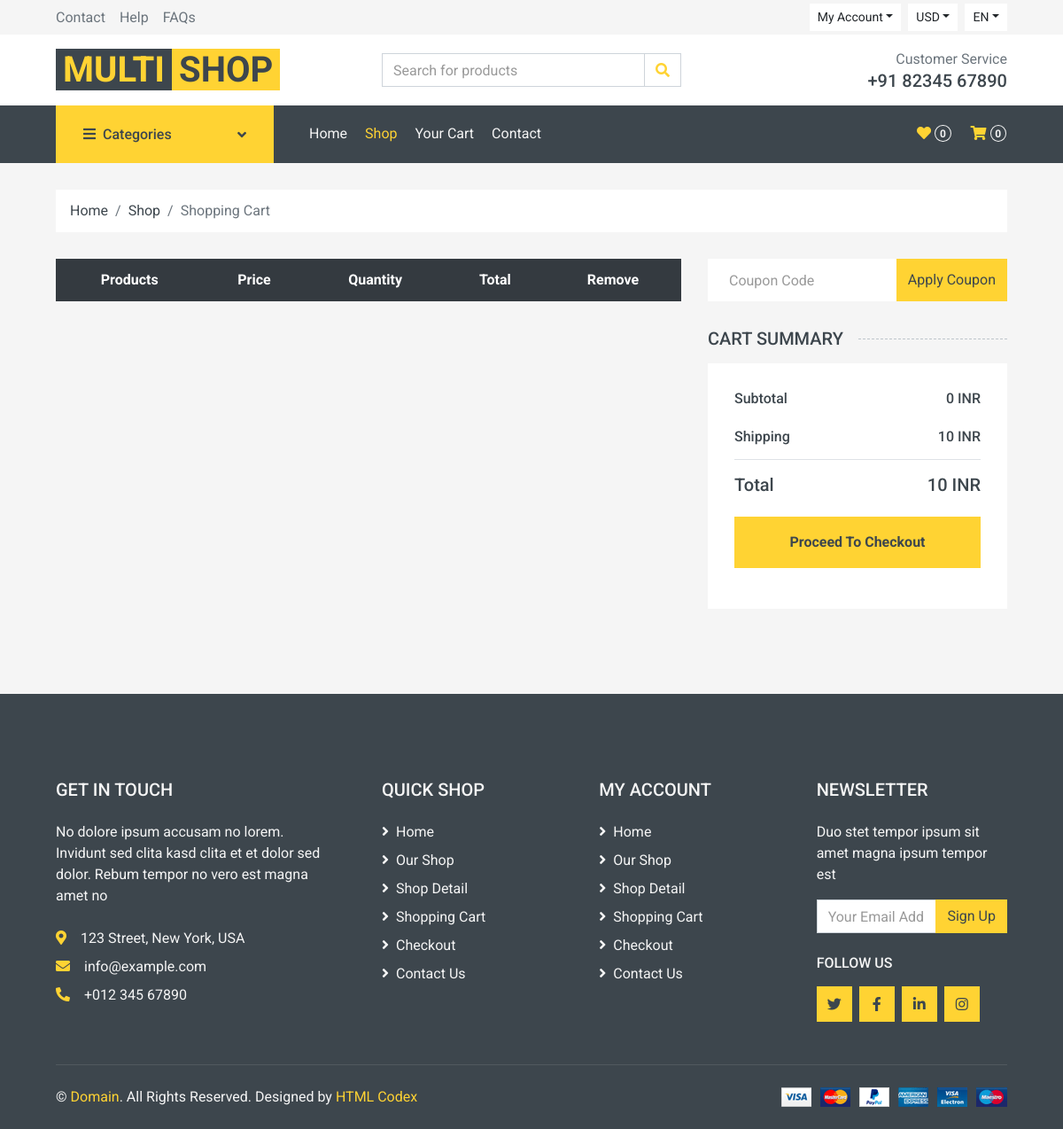
The app's page /cart/ (signed in), older data.
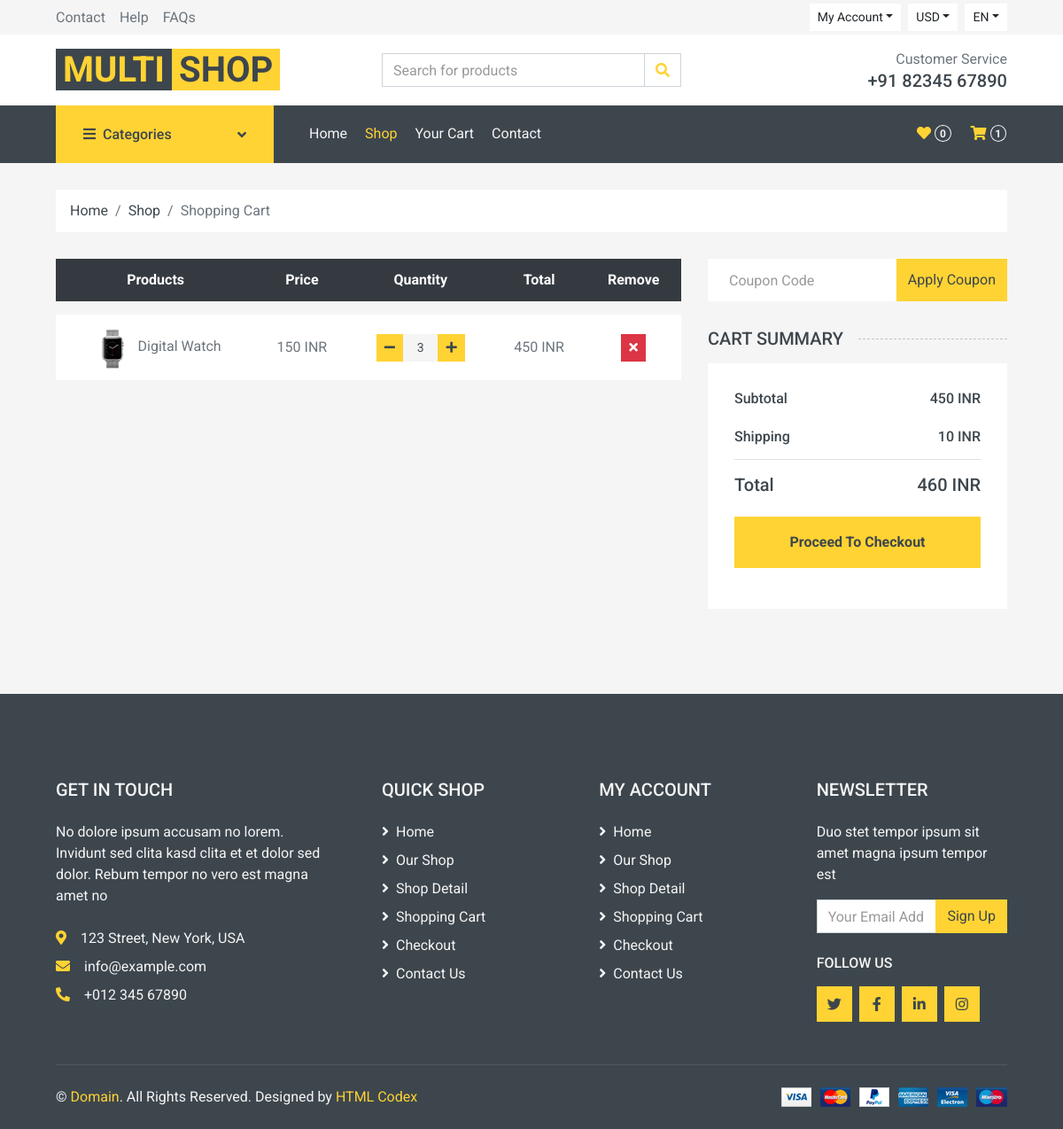
The same page, newer data.
### new/models.py (models this page shows, shortened)
class CartItem(models.Model):
    user = models.ForeignKey(User, on_delete=models.CASCADE)
    product = models.ForeignKey(Product, on_delete=models.CASCADE)
    quantity = models.PositiveIntegerField(default=1)
    added_at = models.DateTimeField(auto_now_add=True)
    @property
    def total_price(self):
        return self.product.price * self.quantity

class Product(models.Model):
    category = models.ForeignKey(Category, on_delete=models.CASCADE, null=False, default='')
    image = models.ImageField(upload_to='ecommerce/ping')
    name = models.CharField(max_length=100)
    price = models.IntegerField()
    date = models.DateField(auto_now_add=True)

### new/views.py (the view)
# urls.py: path('cart/', views.cart, name='cart'),
@login_required
def cart(request):
    cart_items = CartItem.objects.filter(user=request.user)
    total = sum(item.total_price for item in cart_items)
    context = {
        'cart_items': cart_items,
        'total': total
    }
    return render(request, 'cart.html', context)

### new/context_processors.py (called while the page is built)
def cart_items_count(request):
    if request.user.is_authenticated:
        cart_items_count = CartItem.objects.filter(user=request.user).count()
    else:
        cart_items_count = 0
    return {'cart_items_count': cart_items_count}

### templates/cart.html (shortened to what the changed rows need)
{% extends "base.html" %}
{% block body %}
    <div class="container-fluid">
        <div class="row px-xl-5">
            <div class="col-lg-8 table-responsive mb-5">
                <table class="table table-light table-borderless table-hover text-center mb-0">
                    <thead class="thead-dark">
                        <tr>
                            <th>Products</th>
                            <th>Price</th>
                            <th>Quantity</th>
                            <th>Total</th>
                            <th>Remove</th>
                        </tr>
                    </thead>
                    <tbody class="align-middle">
                        {% for item in cart_items %}
                        <tr>
                            <td class="align-middle">
                                <img src="{{item.product.image.url}}" alt="" style="width: 50px;">
                                {{ item.product.name }}
                            </td>
                            <td class="align-middle">{{ item.product.price }} INR</td>
                            <td class="align-middle">
                                <form action="{% url 'update_cart' item.id %}" method="POST" class="input-group quantity mx-auto" style="width: 100px;">
                                    <div class="input-group-btn">
                                        <button type="button" class="btn btn-sm btn-primary btn-minus">
                                            <i class="fa fa-minus"></i>
                                        </button>
                                    </div>
                                    <input type="text" class="form-control form-control-sm bg-secondary border-0 text-center" name="quantity" value="{{ item.quantity }}">
                                    <div class="input-group-btn">
                                        <button type="button" class="btn btn-sm btn-primary btn-plus">
                                            <i class="fa fa-plus"></i>
                                        </button>
                                    </div>
                                </form>
                            </td>
                            <td class="align-middle">{{ item.total_price }} INR</td>
                            <td class="align-middle">
                                <form action="{% url 'remove_from_cart' item.id %}" method="POST">
                                    <button type="submit" class="btn btn-sm btn-danger">
                                        <i class="fa fa-times"></i>
                                    </button>
                                </form>
                            </td>
                        </tr>
                        {% endfor %}
                    </tbody>
                </table>
            </div>
            <div class="col-lg-4">
                <div class="bg-light p-30 mb-5">
                    <div class="border-bottom pb-2">
                        <div class="d-flex justify-content-between mb-3">
                            <h6>Subtotal</h6>
                            <h6>{{ total }} INR</h6>
                        </div>
                    </div>
                    <div class="pt-2">
                        <div class="d-flex justify-content-between mt-2">
                            <h5>Total</h5>
                            <h5>{{ total|add:10 }} INR</h5>
                        </div>
                    </div>
                </div>
            </div>
        </div>
    </div>
{% endblock body %}

Row changes from the older to the newer data that the page shows:
added CartItem: product.image (picture), product.name "Digital Watch", product.price "150", quantity "3", total_price "450"
Text that changed along with them:
{{ cart_items_count }}: "0" → "1"
{{ total }}: "0" → "450"
{{ total|add:10 }}: "10" → "460"
